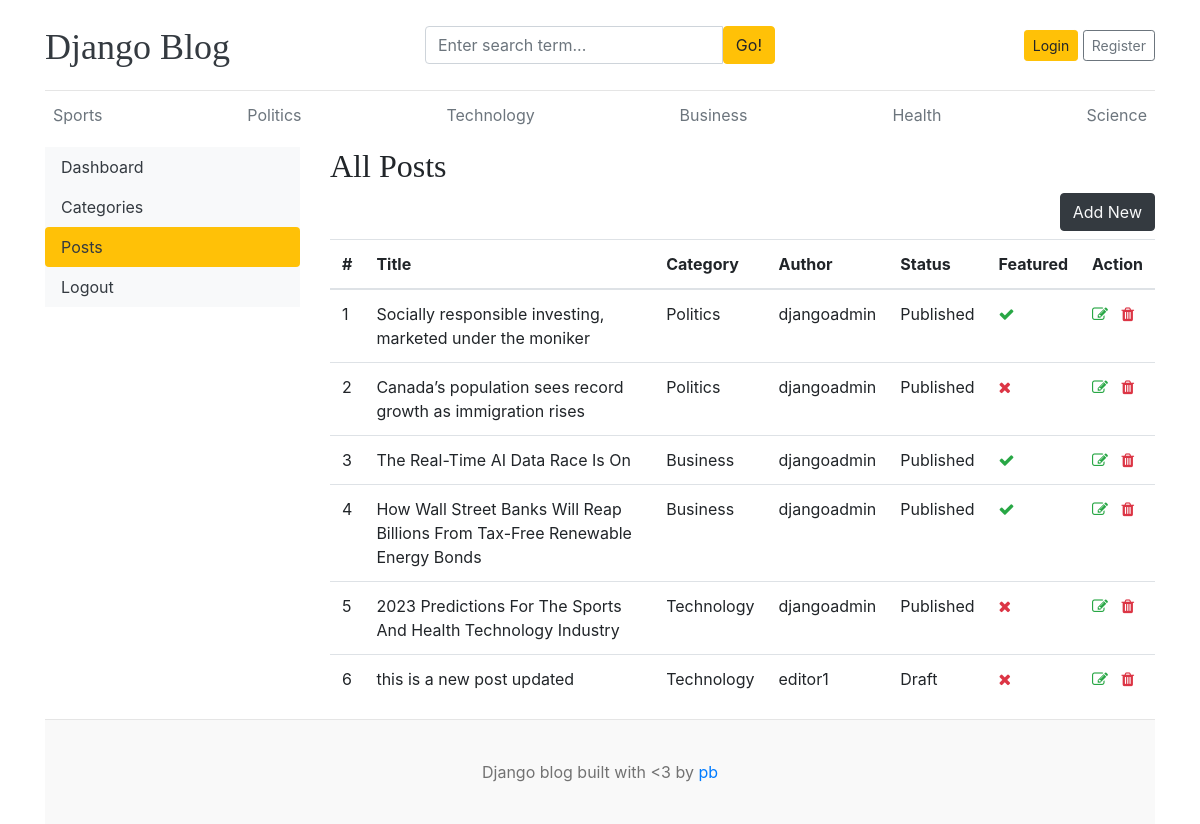
The app's page /dashboard/posts/, older data.
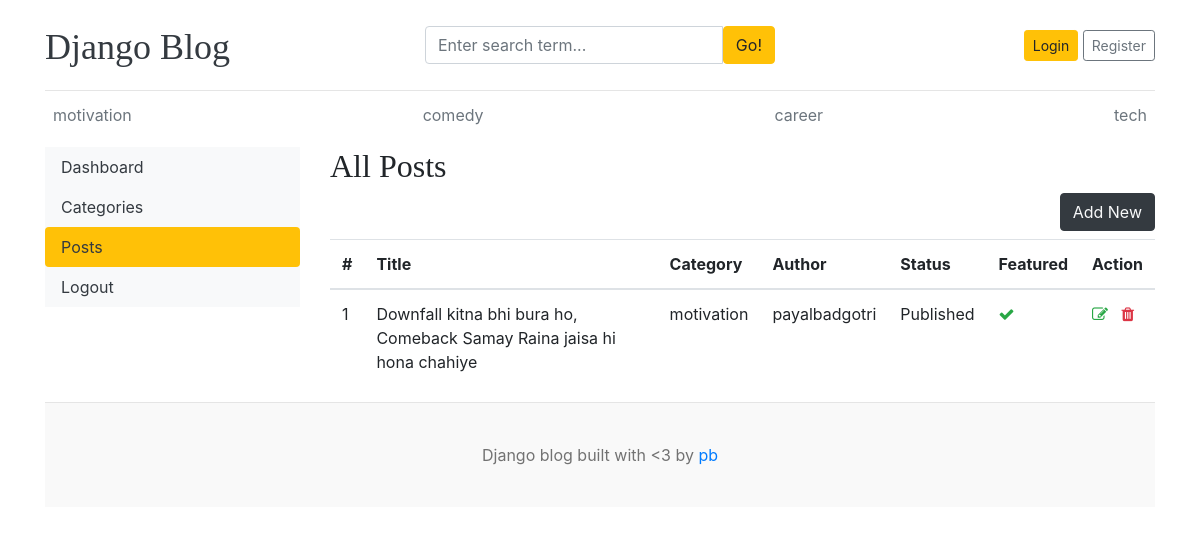
The same page, newer data.
### blogs/models.py (models this page shows, shortened)
class Category(models.Model):
    category_name = models.CharField(max_length=50, unique=True)
    created_at = models.DateTimeField(auto_now_add=True)
    updated_at = models.DateTimeField(auto_now=True)
    class Meta:
        verbose_name_plural = 'categories'
    def __str__(self):
        return self.category_name

class Blog(models.Model):
    title = models.CharField(max_length=100)
    slug = models.SlugField(max_length=150, unique=True, blank=True)
    category = models.ForeignKey(Category, on_delete=models.CASCADE)
    author = models.ForeignKey(User, on_delete=models.CASCADE)
    featured_image = models.ImageField(upload_to='uploads/%Y/%m/%d')
    short_description = models.TextField(max_length=500)
    blog_body = models.TextField(max_length=2000)
    status = models.CharField(max_length=20, choices=STATUS_CHOICES, default="Draft")
    is_featured = models.BooleanField(default=False)
    created_at = models.DateTimeField(auto_now_add=True)
    updated_at = models.DateTimeField(auto_now=True)

### dashboards/views.py (the view)
# urls.py: path('posts/', views.posts, name='posts'),
def posts(request):
    posts = Blog.objects.all()
    context = {
        'posts': posts,
    }
    return render(request, 'dashboard/posts.html', context)

### blogs/context_processors.py (called while the page is built)
def get_categories(request):
    categories = Category.objects.all()
    return dict(categories=categories)

### templates/dashboard/posts.html (shortened to what this page needs)
{% extends 'base.html' %}
{% block content %}
<div class="row">
    {% include 'dashboard/sidebar.html' %}
    <div class="col-md-9">
        <h2>All Posts</h2>
        <a href="{% url 'add_post' %}" class="btn btn-dark text-light float-right mb-2">Add New</a>
        <table class="table table-hover">
            <thead>
              <tr>
                <th>#</th>
                <th>Title</th>
                <th>Category</th>
                <th>Author</th>
                <th>Status</th>
                <th>Featured</th>
                <th>Action</th>
              </tr>
            </thead>
            <tbody>
            {% for post in posts %}
              <tr>
                <td>{{ forloop.counter }}</td>
                <td>{{ post.title }}</td>
                <td>{{ post.category }}</td>
                <td>{{ post.author }}</td>
                <td>{{ post.status }}</td>
                <td>{% if post.is_featured %}<i class="fa fa-check text-success"></i>{% else %}<i class="fa fa-times text-danger"></i>{% endif %}</td>
                <td>
                    <a href="{% url 'edit_post' post.id %}"><i class="fa fa-edit text-success"></i></a>
                    <a href="{% url 'delete_post' post.id %}"><i class="fa fa-trash text-danger"></i></a>
                </td>
              </tr>
            {% endfor %}
            </tbody>
          </table>
    </div>
</div>
{% endblock %}

### templates/base.html (shortened to what this page needs)
{% load static %}
<!DOCTYPE html>
<html lang="en">
<head>
    <link href="https://getbootstrap.com/docs/4.0/dist/css/bootstrap.min.css" rel="stylesheet">
    <link href="{% static 'css/blog.css' %}" rel="stylesheet">
    <link rel="stylesheet" href="https://cdnjs.cloudflare.com/ajax/libs/font-awesome/4.7.0/css/font-awesome.min.css">
  </head>
<body>
    <div class="container">
      <header class="blog-header py-3">
        <div class="row flex-nowrap justify-content-between align-items-center">
          <div class="col-4 pt-1">
            <a class="blog-header-logo text-dark" href="/">Django Blog</a>
          </div>
          <div class="col-4">
            <form action="{% url 'search' %}" method="GET">
              <div class="input-group">
                <input class="form-control" type="text" name="keyword" value="{{ keyword }}" placeholder="Enter search term..." aria-label="Enter search term..." aria-describedby="button-search" />
                <button type="submit" class="btn btn-warning" id="button-search" type="button">Go!</button>
            </div>
            </form>
          </div>
          <div class="col-4 d-flex justify-content-end align-items-center">
            {% if not user.is_authenticated %}
            <a class="btn btn-sm btn-warning" href="{% url 'login' %}">Login</a> &nbsp;
            <a class="btn btn-sm btn-outline-secondary" href="{% url 'register' %}">Register</a>
            {% else %}
            <span><a href="{% url 'dashboard' %}">Dashboard</a></span>
            &emsp;
            <span><a href="{% url 'logout' %}">Logout</a></span>
            {% endif %}
          </div>
        </div>
      </header>
      <div class="nav-scroller py-1 mb-2">
        <nav class="nav d-flex justify-content-between">
          {% for cat in categories %}
          <a class="p-2 text-muted" href="{% url 'posts_by_category' cat.id %}">{{ cat.category_name }}</a>
          {% endfor %}
        </nav>
      </div>
{% block content %}
{% endblock %}
<footer class="blog-footer">
    <p>Django blog built with <3 by <a href="#">pb</a></p>
  </footer>
  </body>
  </html>

Row changes from the older to the newer data that the page shows:
removed Category: category_name "Sports"
removed Category: category_name "Politics"
removed Category: category_name "Technology"
removed Category: category_name "Business"
removed Category: category_name "Health"
removed Category: category_name "Science"
removed Blog: title "Socially responsible investing, marketed under the moniker", category "Politics", author "djangoadmin", status "Published", is_featured True (drawn)
removed Blog: title "Canada’s population sees record growth as immigration rises", category "Politics", author "djangoadmin", status "Published", is_featured False (drawn)
removed Blog: title "The Real-Time AI Data Race Is On", category "Business", author "djangoadmin", status "Published", is_featured True (drawn)
removed Blog: title "How Wall Street Banks Will Reap Billions From Tax-Free Renewable Energy Bonds", category "Business", author "djangoadmin", status "Published", is_featured True (drawn)
removed Blog: title "2023 Predictions For The Sports And Health Technology Industry", category "Technology", author "djangoadmin", status "Published", is_featured False (drawn)
removed Blog: title "this is a new post updated", category "Technology", author "editor1", status "Draft", is_featured False (drawn)
added Category: category_name "motivation"
added Category: category_name "comedy"
added Category: category_name "career"
added Category: category_name "tech"
added Blog: title "Downfall kitna bhi bura ho, Comeback Samay Raina jaisa hi hona chahiye", category "motivation", author "payalbadgotri", status "Published", is_featured True (drawn)
